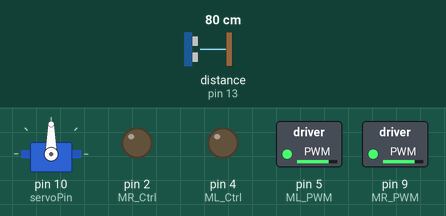
This sketch was run on a simulated Arduino Uno, built with avr-gcc and run on an emulated ATmega328P. On the bench: servo, switched loads named in the sketch (green lamp = pin HIGH), output pins drawn as LEDs (lit = HIGH). Wiring (inferred from the names in the program): ultrasonic range finder: trigger pin 12; echo pin 13; servo: signal pin 10. Inputs (shaded band) come from the test bench; at power-on: distance to the obstacle (sensor on pin 13) 80 cm. The echo pulse lasts 58.3 µs per cm; servo pulses on a pin are drawn as a servo (544–2400 µs = 0–180°); pins used as bus, display or sensor lines are not drawn.

Above: at 1.8 s.
1.9 s: distance to the obstacle (sensor on pin 13) set to 23 cm
3.4 s: distance to the obstacle (sensor on pin 13) set to 18 cm
At 4.4 s:
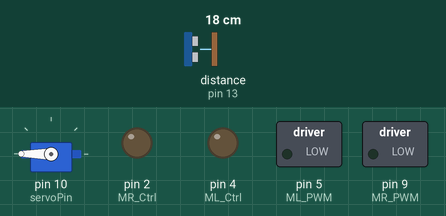
6.4 s: distance to the obstacle (sensor on pin 13) set to 35 cm
At 7.5 s:
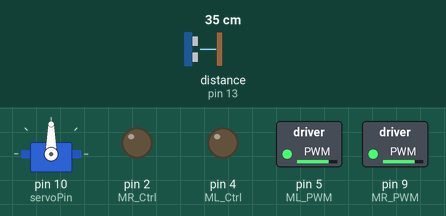
8.1 s: distance to the obstacle (sensor on pin 13) set to 2 cm
At 9.7 s:
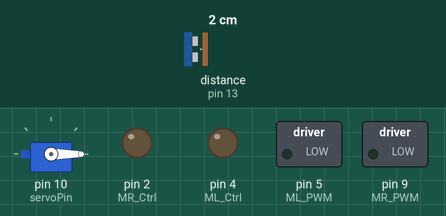
Timing chart, 0 to 12.1 s (numbered marks = the images above; inputs shaded):
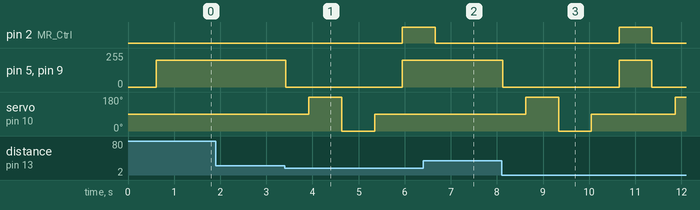

The sketch:

lesson_15.ino
```cpp
/*
  keyestudio Mini Tank Robot V3
  lesson 15
  Ultrasonic avoid tank
  http://www.keyestudio.com
*/
#define servoPin 10  //the pin of the servo
int a, a1, a2;
#define ML_Ctrl 4  //define the direction control pin of the left motor as 4
#define ML_PWM 5   //define the PWM control pin of the lfet motor as 5
#define MR_Ctrl 2  //define the direction control pin of the right motor as 9
#define MR_PWM 9   //define the PWM control pin of the right motor as 9
#define Trig 12
#define Echo 13
float distance;

void setup() {
  Serial.begin(9600);
  pinMode(servoPin, OUTPUT);
  pinMode(Trig, OUTPUT);
  pinMode(Echo, INPUT);
  pinMode(ML_Ctrl, OUTPUT);
  pinMode(ML_PWM, OUTPUT);
  pinMode(MR_Ctrl, OUTPUT);
  pinMode(MR_PWM, OUTPUT);
  procedure(90); //set the angle of the servo to 90°
  delay(500); //delay in 500ms
}
void loop() {
  a = checkdistance();  //assign the front distance to variable a

  if (a < 20) {//when the front distance is less than 20cm
    Car_Stop();  //robot stops
    delay(500); //delay in 500ms
    procedure(180);  //the platform of the ultrasonic sensor rotates to left
    delay(500); //delay in 500ms
    a1 = checkdistance();  // assign the left distance value detected by ultrasonic sensor to the variable a
    delay(100); //
    procedure(0); //the platform of the ultrasonic sensor rotates to right
    delay(500); //delay in 500ms
    a2 = checkdistance(); //assign the right distance value detected by ultrasonic sensor to the variable a2
    delay(100); //

    procedure(90);  //back to 90°
    delay(500);
    if (a1 > a2) { //if the left distance is larger than the right one
      Car_left();  //robot turns left
      delay(700);  //turn left for 700ms
    } else {
      Car_right(); //robot turns right
      delay(700);
    }
  }
  else { //if the detected front distance ≥20cm, the robot will go forward
    Car_front(); //go front
  }

}

void Car_front()
{
  digitalWrite(MR_Ctrl, LOW);
  analogWrite(MR_PWM, 200);
  digitalWrite(ML_Ctrl, LOW);
  analogWrite(ML_PWM, 200);
}
void Car_back()
{
  digitalWrite(MR_Ctrl, HIGH);
  analogWrite(MR_PWM, 200);
  digitalWrite(ML_Ctrl, HIGH);
  analogWrite(ML_PWM, 200);
}
void Car_left()
{
  digitalWrite(MR_Ctrl, LOW);
  analogWrite(MR_PWM, 200);
  digitalWrite(ML_Ctrl, HIGH);
  analogWrite(ML_PWM, 200);
}
void Car_right()
{
  digitalWrite(MR_Ctrl, HIGH);
  analogWrite(MR_PWM, 200);
  digitalWrite(ML_Ctrl, LOW);
  analogWrite(ML_PWM, 200);
}
void Car_Stop()
{
  digitalWrite(MR_Ctrl, LOW);
  analogWrite(MR_PWM, 0);
  digitalWrite(ML_Ctrl, LOW);
  analogWrite(ML_PWM, 0);
}

//a function to control servos
void procedure(byte myangle) {
  int pulsewidth;
  for (int i = 0; i < 5; i++) {
    pulsewidth = myangle * 11 + 500;  //calculate the value of pulse width
    digitalWrite(servoPin, HIGH);
    delayMicroseconds(pulsewidth);   //the time that high level maintains is pulse width
    digitalWrite(servoPin, LOW);
    delay((20 - pulsewidth / 1000));  //The cycle is 20ms
  }
}

//a function to contol the ultrasonic sensor
float checkdistance() {
  float distance;
  digitalWrite(Trig, LOW);
  delayMicroseconds(2);
  digitalWrite(Trig, HIGH);
  delayMicroseconds(10);
  digitalWrite(Trig, LOW);
  distance = pulseIn(Echo, HIGH) / 58.20;  // 2*29.1=58.2
  delay(10);
  return distance;
}
```

Measured:
- the behaviour switches between 21 and 20 cm on distance to the obstacle (sensor on pin 13) (found by bisection; images 0 and 1)
- after the input at 1.9 s, every drawn part: stays the same
- after the input at 3.4 s, pin 2 (MR_Ctrl): LOW → HIGH after 2.6 s; pin 5 (ML_PWM), pin 9 (MR_PWM): 200/255 → 0/255 at once, → 200/255 2.5 s later; servo on pin 10 (servoPin): 90° → 180° after 0.52 s, → 0° 0.71 s later, → 90° 0.72 s later
- after the input at 6.4 s, pin 5 (ML_PWM), pin 9 (MR_PWM): stays 200/255 (without the input it goes to 0/255 after 0.26 s); servo on pin 10 (servoPin): stays 90° (without the input it goes to 180° after 0.77 s)
- after the input at 8.1 s, pin 2 (MR_Ctrl): LOW → HIGH after 2.6 s, → LOW 0.71 s later; pin 5 (ML_PWM), pin 9 (MR_PWM): 200/255 → 0/255 at once, → 200/255 2.5 s later, → 0/255 0.71 s later; servo on pin 10 (servoPin): 90° → 180° after 0.52 s, → 0° 0.71 s later, → 90° 0.71 s later, → 180° 1.8 s later
